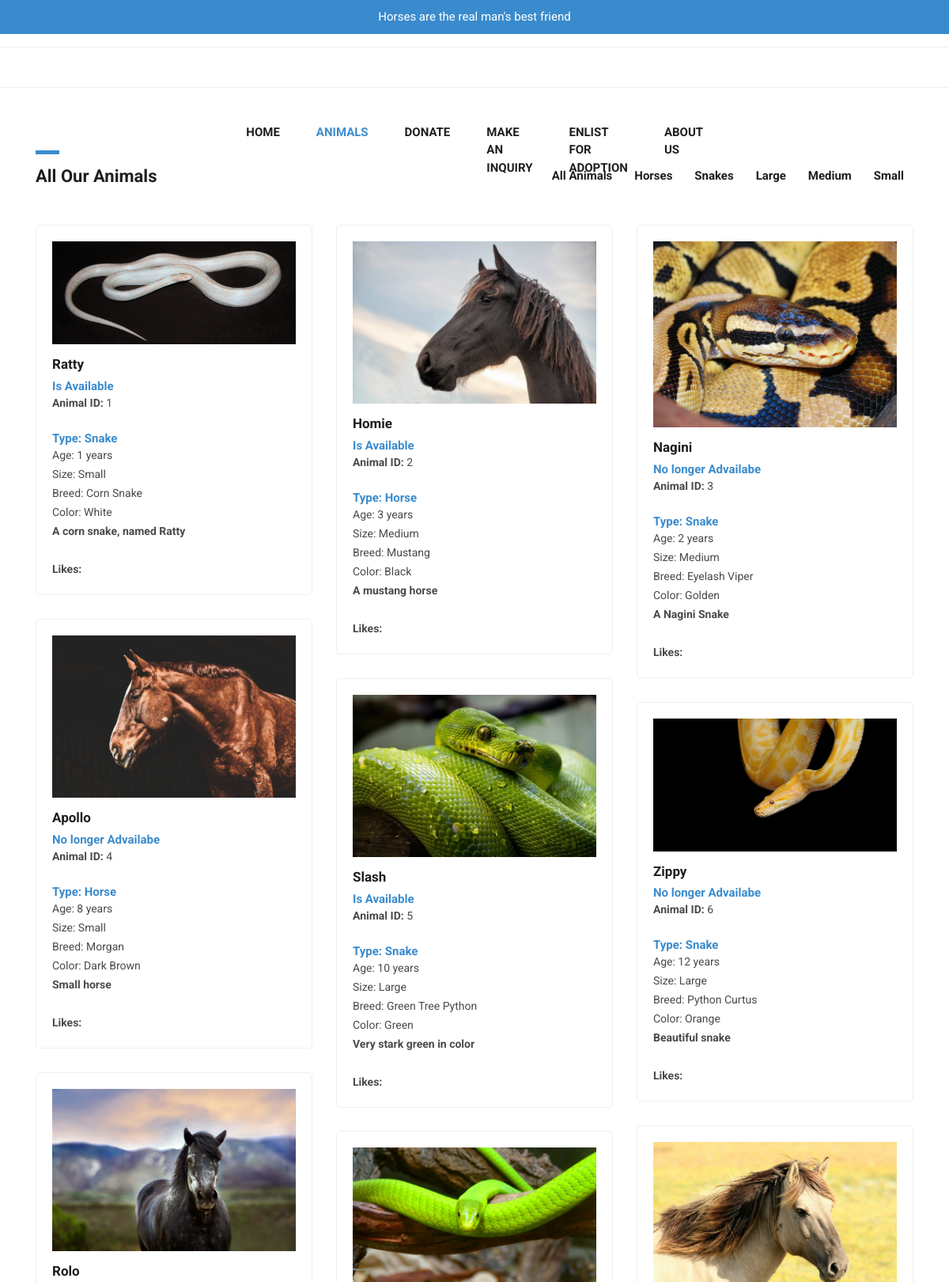
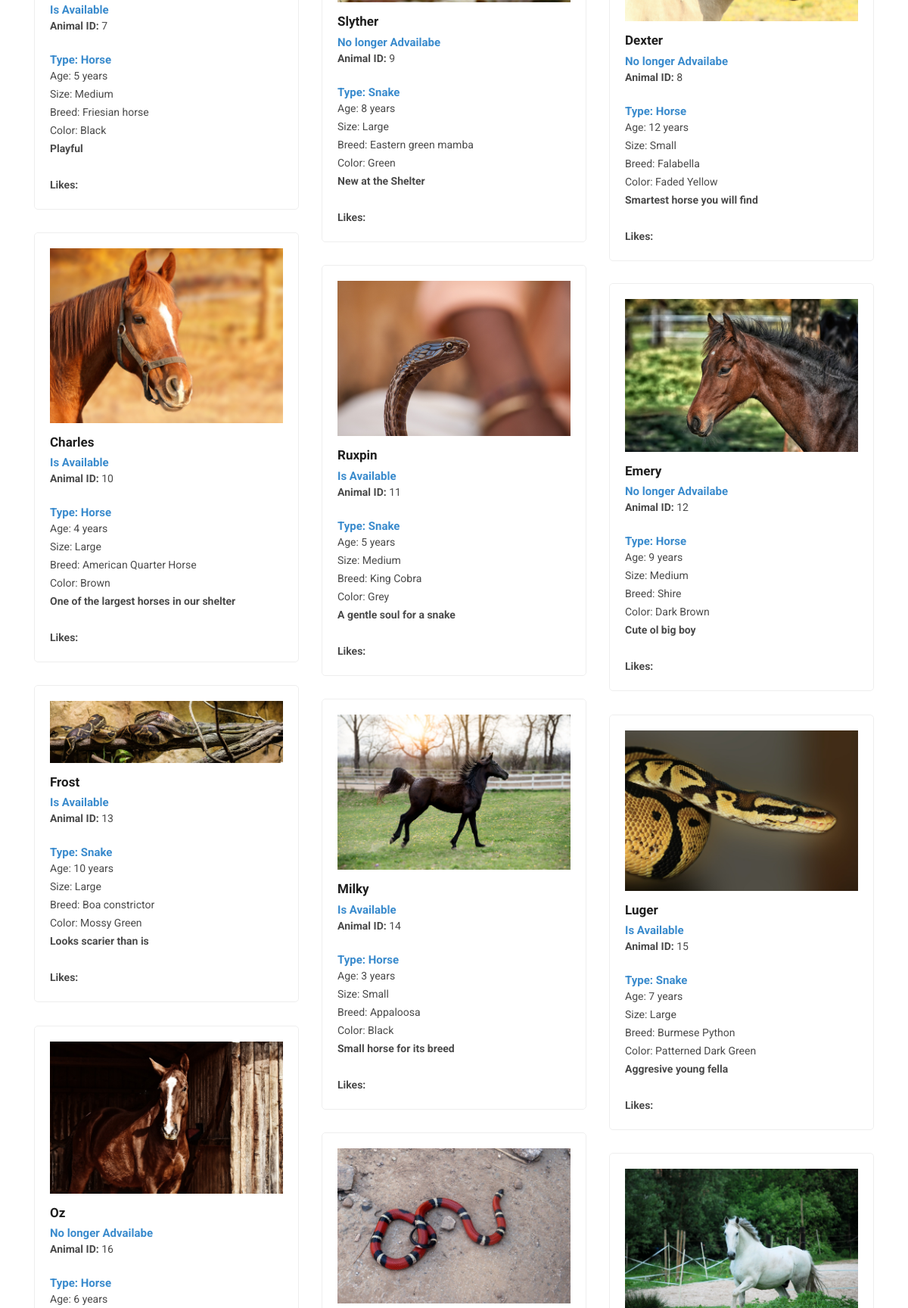
Page /animals.php (upper part) on the committed database (2 pictures, top to bottom).
### tables this page shows
CREATE TABLE `ANIMAL` (
  `Animal_ID` int(11) NOT NULL,
  `Animal_type` varchar(20) NOT NULL,
  `Name` varchar(100) NOT NULL,
  `Age` int(11) NOT NULL,
  `Size` varchar(10) NOT NULL,
  `Breed` varchar(50) NOT NULL,
  `Color` varchar(20) NOT NULL,
  `Posted_date` datetime NOT NULL,
  `Description` varchar(1000) DEFAULT NULL,
  `Is_available` tinyint(1) NOT NULL,
  `Num_of_likes` int(11) DEFAULT NULL
);

### animals.php (the view, shortened to what this page needs)
<?php
$servername = "localhost";
$username = "root";
$password = "root";
$dbname = "ANIMAL_SHELTER";
$conn = new mysqli($servername, $username, $password, $dbname);
?>
<!DOCTYPE html>
<html lang="en">
  <head>
    <link href="vendor/bootstrap/css/bootstrap.min.css" rel="stylesheet">
    <link rel="stylesheet" href="assets/css/fontawesome.css">
    <link rel="stylesheet" href="assets/css/tooplate-main.css">
    <link rel="stylesheet" href="assets/css/owl.css">
  </head>
  <body>
    <div id="pre-header">
      <div class="container">
        <div class="row">
          <div class="col-md-12">
            <span>Horses are the real man's best friend</span>
          </div>
        </div>
      </div>
    </div>
    <nav class="navbar navbar-expand-lg navbar-dark bg-dark static-top">
      <div class="container">
        <div class="collapse navbar-collapse" id="navbarResponsive">
          <ul class="navbar-nav ml-auto">
            <li class="nav-item">
              <a class="nav-link" href="index.php">Home</a>
            </li>
            <li class="nav-item active">
              <a class="nav-link" href="animals.php">Animals
              </a>
            </li>
            <li class="nav-item">
              <a class="nav-link" href="donate_money.php">Donate</a>
            </li>
            <li class="nav-item">
              <a class="nav-link" href="make_inquiry.php">Make an Inquiry</a>
            </li>
            <li class="nav-item">
              <a class="nav-link" href="add_animal.php">Enlist for Adoption</a>
            </li>
            <li class="nav-item">
              <a class="nav-link" href="about.html">About Us</a>
            </li>
          </ul>
        </div>
      </div>
    </nav>
    <div class="featured-page">
      <div class="container">
        <div class="row">
          <div class="col-md-4 col-sm-12">
            <div class="section-heading">
              <div class="line-dec"></div>
              <h1>All Our Animals</h1>
            </div>
          </div>
          <div class="col-md-8 col-sm-12">
            <div id="filters" class="button-group">
              <button class="btn btn-primary" data-filter="*">All Animals</button>
              <button class="btn btn-primary" data-filter=".Horse">Horses</button>
              <button class="btn btn-primary" data-filter=".Snake">Snakes</button>
              <button class="btn btn-primary" data-filter=".Large">Large</button>
              <button class="btn btn-primary" data-filter=".Medium">Medium</button>
              <button class="btn btn-primary" data-filter=".Small">Small</button>
            </div>
          </div>
        </div>
      </div>
    </div>
    <div class="featured container no-gutter">
        <div class="row posts">
          <?php
          $query = "SELECT * FROM ANIMAL";
          $i = 1;
          if($result = $conn->query($query) )
          {
            while( $row = mysqli_fetch_array($result) )
            {
              echo '<div id="'.$i.'" class="item '.$row[Animal_type].' '.$row[Size].' col-md-4">';
              echo '<a href="adopt_animal.php">';
              echo '<div class="featured-item">';
              echo '<img src="assets/animal_pics/'.$i++.'.jpg" alt="">';
              echo '<h4>'.$row["Name"].'</h4>';
              if($row[Is_available])
              {
                echo "<h6>Is Available</h6>";
              }
              else
              {
                echo "<h6>No longer Advailabe</h6>";
              }
              echo '<p><strong>Animal ID:</strong> '.$row["Animal_ID"].'</p></br>';
              echo '<h6>Type: '.$row["Animal_type"].'</h6>';
              echo '<p>Age: '.$row["Age"].' years</p>';
              echo '<p>Size: '.$row["Size"].'</p>';
              echo '<p>Breed: '.$row["Breed"].'</p>';
              echo '<p>Color: '.$row["Color"].'</p>';
              echo '<p><strong>'.$row["Description"].'</strong></p></br>';
              echo '<p><strong>Likes:</strong> '.$row["Likes"].'</p>';
              echo '</div>';
              echo '</a>';
              echo '</div>';
            }
          }
          else{
            echo "0 results";
          }
           ?>
        </div>
    </div>
  </body>
</html>

### assets/css/tooplate-main.css (style rules this page uses)
body { font-family: 'Roboto', sans-serif; transition: all 0.5s; }
p { margin-bottom: 0px; font-size: 14px; color: #4a4a4a; line-height: 24px; }
a { text-decoration: none!important; }
.section-heading { margin-top: 80px; margin-bottom: 40px; }
.section-heading .line-dec { width: 30px; height: 5px; background-color: #3a8bcd; }
.section-heading h1 { font-size: 22px; font-weight: 700; color: #1e1e1e; margin-top: 15px; }
#pre-header { background-color: #3a8bcd; text-align: center; }
#pre-header span { color: #fff; font-size: 15px; padding: 10px 0px; display: inline-block; }
.bg-dark { background-color: #fff!important; border-bottom: 1px solid #eee; }
#navbarResponsive { z-index: 999; position: absolute; left: 50%; top: 105px; transform: translateX(-50%); }
.navbar-dark .navbar-nav .nav-item { margin: 0px 15px; }
.navbar-dark .navbar-nav .nav-link { text-transform: uppercase; font-size: 15px; font-weight: 700; color: #1e1e1e; transition: all 0.5s; }
.navbar-dark .navbar-nav .nav-link:hover, .navbar-dark .navbar-nav .active>.nav-link, .navbar-dark .navbar-nav .nav-link.active, .navbar-dark .navbar-nav .nav-link.show, .navbar-dark .navbar-nav .show>.nav-link { color: #3a8bcd; }
.navbar:after { width: 100%; height: 1px; background-color: #eee; content: ''; position: absolute; left: 0; bottom: -52px; }
.featured-item { border-radius: 5px; border: 1px solid #eee; padding: 20px; transition: all 0.5s; }
.featured-item img { width: 100%; }
.featured-item h4 { font-size: 17px; font-weight: 700; color: #1e1e1e; margin-top: 15px; transition: all 0.5s; }
.featured-item h6 { color: #3a8bcd; font-size: 15px; font-weight: 700; margin-bottom: 0px; }
.featured-page { margin-top: 130px; margin-bottom: 40px; }
.featured-page .section-heading { margin-top: 0px; margin-bottom: 0px; }
.featured-page #filters { margin-top: 15px; text-align: right; }
.featured .featured-item { margin-bottom: 30px; text-decoration: none; }
.featured .featured-item h4 { transition: all 0.5s; }
#filters .btn-primary { color: #1e1e1e; border: none; font-size: 15px; font-weight: 700; background-color: transparent; }
.isotope, .isotope .item { -webkit-transition-duration: 0.8s; -moz-transition-duration: 0.8s; -ms-transition-duration: 0.8s; -o-transition-duration: 0.8s; transition-duration: 0.8s; }
.isotope { -webkit-transition-property: height, width; -moz-transition-property: height, width; -ms-transition-property: height, width; -o-transition-property: height, width; transition-property: height, width; }
.isotope .item { -webkit-transition-property: -webkit-transform, opacity; -moz-transition-property: -moz-transform, opacity; -ms-transition-property: -ms-transform, opacity; -o-transition-property: top, left, opacity; transition-property: transform, opacity; }

### rows in the picture
animal: shows a picture, Name "Ratty", Is_available "Is Available", Animal_ID "1", Animal_type "Snake", Age "1", Size "Small", Breed "Corn Snake", Color "White", Description "A corn snake, named Ratty"
animal: shows a picture, Name "Homie", Is_available "Is Available", Animal_ID "2", Animal_type "Horse", Age "3", Size "Medium", Breed "Mustang", Color "Black", Description "A mustang horse"
animal: shows a picture, Name "Nagini", Is_available "No longer Advailabe", Animal_ID "3", Animal_type "Snake", Age "2", Size "Medium", Breed "Eyelash Viper", Color "Golden", Description "A Nagini Snake"
animal: shows a picture, Name "Apollo", Is_available "No longer Advailabe", Animal_ID "4", Animal_type "Horse", Age "8", Size "Small", Breed "Morgan", Color "Dark Brown", Description "Small horse"
animal: shows a picture, Name "Slash", Is_available "Is Available", Animal_ID "5", Animal_type "Snake", Age "10", Size "Large", Breed "Green Tree Python", Color "Green", Description "Very stark green in color"
animal: shows a picture, Name "Zippy", Is_available "No longer Advailabe", Animal_ID "6", Animal_type "Snake", Age "12", Size "Large", Breed "Python Curtus", Color "Orange", Description "Beautiful snake"
animal: shows a picture, Name "Rolo", Is_available "Is Available", Animal_ID "7", Animal_type "Horse", Age "5", Size "Medium", Breed "Friesian horse", Color "Black", Description "Playful"
animal: shows a picture, Name "Dexter", Is_available "No longer Advailabe", Animal_ID "8", Animal_type "Horse", Age "12", Size "Small", Breed "Falabella", Color "Faded Yellow", Description "Smartest horse you will find"
animal: shows a picture, Name "Slyther", Is_available "No longer Advailabe", Animal_ID "9", Animal_type "Snake", Age "8", Size "Large", Breed "Eastern green mamba", Color "Green", Description "New at the Shelter"
animal: shows a picture, Name "Charles", Is_available "Is Available", Animal_ID "10", Animal_type "Horse", Age "4", Size "Large", Breed "American Quarter Horse", Color "Brown", Description "One of the largest horses in our shelter"
animal: shows a picture, Name "Ruxpin", Is_available "Is Available", Animal_ID "11", Animal_type "Snake", Age "5", Size "Medium", Breed "King Cobra", Color "Grey", Description "A gentle soul for a snake"
animal: shows a picture, Name "Emery", Is_available "No longer Advailabe", Animal_ID "12", Animal_type "Horse", Age "9", Size "Medium", Breed "Shire", Color "Dark Brown", Description "Cute ol big boy"
animal: shows a picture, Name "Frost", Is_available "Is Available", Animal_ID "13", Animal_type "Snake", Age "10", Size "Large", Breed "Boa constrictor", Color "Mossy Green", Description "Looks scarier than is"
animal: shows a picture, Name "Milky", Is_available "Is Available", Animal_ID "14", Animal_type "Horse", Age "3", Size "Small", Breed "Appaloosa", Color "Black", Description "Small horse for its breed"
animal: shows a picture, Name "Luger", Is_available "Is Available", Animal_ID "15", Animal_type "Snake", Age "7", Size "Large", Breed "Burmese Python", Color "Patterned Dark Green", Description "Aggresive young fella"
animal: shows a picture, Name "Oz", Is_available "No longer Advailabe", Animal_ID "16", Animal_type "Horse", Age "6"
animal: shows a picture
animal: shows a picture
